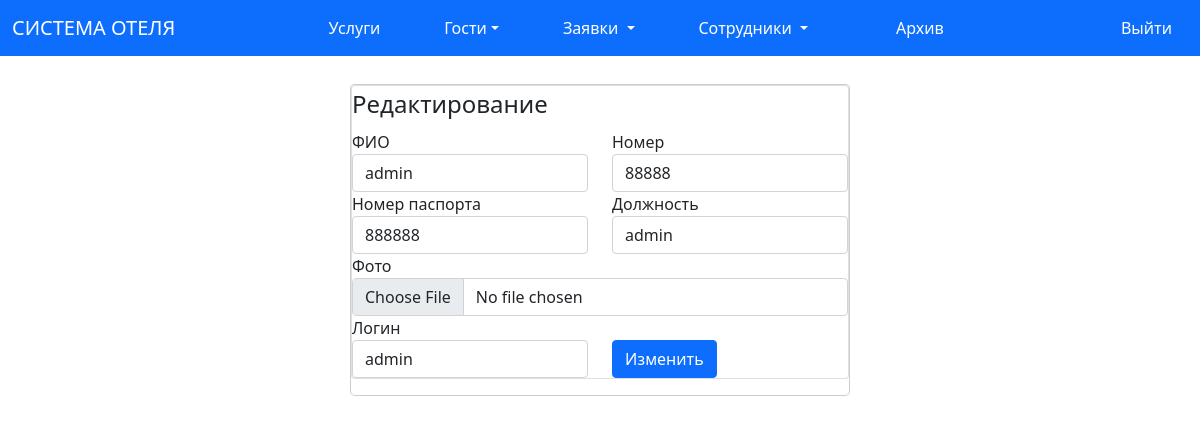
The app's page /redact.php?id=3 (signed in) with its own data.
### tables this page shows
CREATE TABLE `staff` (
  `id_staff` int(11) NOT NULL,
  `full_name` varchar(1000) NOT NULL,
  `pass_num` varchar(1000) NOT NULL,
  `number` varchar(1000) NOT NULL,
  `status` varchar(1000) NOT NULL,
  `picture` varchar(1000) DEFAULT NULL,
  `login` varchar(5000) NOT NULL,
  `password` varchar(5000) NOT NULL
);

### redact.php (the view, shortened to what this page needs)
<?php session_start();
require_once 'connect/connect.php';
?>
<link href="https://cdn.jsdelivr.net/npm/bootstrap@5.0.0-beta2/dist/css/bootstrap.min.css" rel="stylesheet">
<nav class="navbar navbar-expand-lg navbar-light bg-primary  ">
  <div class="container-fluid ">
    <a class="navbar-brand text-white" href="#">СИСТЕМА ОТЕЛЯ</a>
    <ul class="navbar-nav mx-4 ">
      <li class="nav-item mx-4 ">
        <a class="nav-link  text-white" href="uslugi.php" tabindex="-1" aria-disabled="true">Услуги</a>
      </li>
      <li class="nav-item dropdown mx-4 ">
        <a class="nav-link dropdown-toggle text-white" href="guest.php" id="navbarScrollingDropdown" role="button" data-bs-toggle="dropdown" aria-expanded="false">
        Гости</a>
      </li>
      <li class="nav-item dropdown mx-4 ">
        <a class="nav-link dropdown-toggle text-white" href="staff_page.php" id="navbarScrollingDropdown" role="button" data-bs-toggle="dropdown" aria-expanded="false">
          Заявки
        </a>
      </li>
      <li class="nav-item dropdown mx-4 ">
        <a class="nav-link dropdown-toggle text-white" href="allstaff.php" id="navbarScrollingDropdown" role="button" data-bs-toggle="dropdown" aria-expanded="false">
          Сотрудники
        </a>
      </li>
      <li class="nav-item mx-5 ">
        <a class="nav-link  text-white" href="archiv.php" tabindex="-1" aria-disabled="true" > Архив </a>
      </li></ul>
      <a class=" mr-auto nav-link  text-white " href="signin/logout.php"  >Выйти</a>
    </div>
</nav>
<div class="modal-dialog">
  <div class="modal-content">
    <div class="p-x-1 p-y-3">
 <form class="card card-block m-x-auto bg-faded form-width "action="staff/update.php" method="post" enctype="multipart/form-data">
 <legend class="m-b-1 text-xs-center">Редактирование</legend>
    <?php
  $id = $_GET['id'];
$staff = mysqli_query($connect, "SELECT * FROM `staff` WHERE `id_staff` = '$id' ");
                                   $staff = mysqli_fetch_all($staff);
                                   foreach ($staff as $st) {
?>
 <div class="row">
  <div class="col">
 <label for="first">ФИО</label>
 <input class="form-control" id="first" type="text" placeholder="Имя" name="full_name" value="<?= $st[1] ?>"/>
 </div>
 <div class="col">
 <label for="email">Номер</label>
 <input class="form-control" id="email" type="phone" placeholder="8(919)919-91-91" name="phone" value="<?= $st[3] ?>" />
</div></div>
 <div class="row">
  <div class="col">
 <label for="password">Номер паспорта</label>
 <input class="form-control" id="password" type="text" placeholder="9123 456789" name="pass_num" value="<?= $st[2] ?>" />
  </div>
 <div class="col">
 <label for="password">Должность</label>
 <input class="form-control" id="password" type="text" placeholder="Грандмастер" name="role" value="<?= $st[4] ?>"/>
</div></div>
 <label for="password">Фото</label>
 <input class="form-control" id="password" type="file" placeholder="Фотография"  name="picture"/>
<div class="row"><div class="col">
 <label for="password">Логин</label>
 <input class="form-control" id="password" type="text" placeholder="meat23" name="login" value="<?= $st[6] ?>"/>
</div>
<div class="col">
<br>
 <input class="btn btn-block btn-primary" type="submit" value="Изменить">
</div>
    <?php
  }
    ?>
 </form>
</div>
</div>
</div>
</body>
</html>

### records on screen
staff: full_name "admin", phone "88888", pass_num "888888", role "admin", login "admin"
